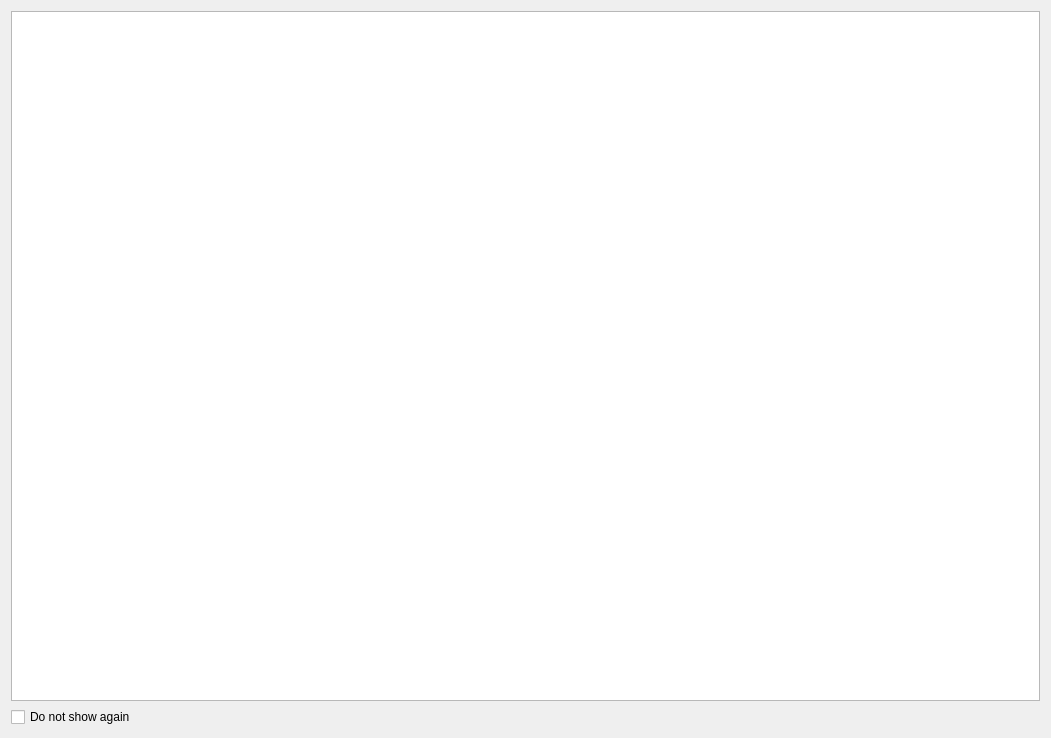
<?xml version="1.0" encoding="UTF-8"?>
<ui version="4.0">
 <class>Form</class>
 <widget class="QWidget" name="Form">
  <property name="geometry">
   <rect>
    <x>0</x>
    <y>0</y>
    <width>1051</width>
    <height>738</height>
   </rect>
  </property>
  <property name="windowTitle">
   <string>Form</string>
  </property>
  <layout class="QGridLayout" name="gridLayout">
   <item row="1" column="0">
    <widget class="QCheckBox" name="DoNotShowAgain">
     <property name="text">
      <string>Do not show again</string>
     </property>
    </widget>
   </item>
   <item row="0" column="0">
    <widget class="QTextEdit" name="textEdit"/>
   </item>
  </layout>
 </widget>
 <resources/>
 <connections/>
</ui>
